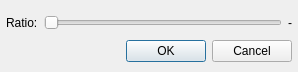
<?xml version="1.0" encoding="UTF-8"?>
<ui version="4.0">
 <class>SettingsDialog</class>
 <widget class="QDialog" name="SettingsDialog">
  <property name="geometry">
   <rect>
    <x>0</x>
    <y>0</y>
    <width>298</width>
    <height>72</height>
   </rect>
  </property>
  <property name="minimumSize">
   <size>
    <width>298</width>
    <height>72</height>
   </size>
  </property>
  <property name="maximumSize">
   <size>
    <width>298</width>
    <height>72</height>
   </size>
  </property>
  <property name="windowTitle">
   <string>Muffler Plugin Settings</string>
  </property>
  <layout class="QGridLayout" name="gridLayout">
   <property name="leftMargin">
    <number>6</number>
   </property>
   <property name="rightMargin">
    <number>6</number>
   </property>
   <property name="bottomMargin">
    <number>6</number>
   </property>
   <item row="0" column="1">
    <widget class="QSlider" name="ratioSlider">
     <property name="maximum">
      <number>100</number>
     </property>
     <property name="value">
      <number>0</number>
     </property>
     <property name="orientation">
      <enum>Qt::Horizontal</enum>
     </property>
    </widget>
   </item>
   <item row="0" column="0">
    <widget class="QLabel" name="label">
     <property name="text">
      <string>Ratio:</string>
     </property>
    </widget>
   </item>
   <item row="0" column="2">
    <widget class="QLabel" name="ratioLabel">
     <property name="text">
      <string>-</string>
     </property>
    </widget>
   </item>
   <item row="1" column="0" colspan="3">
    <widget class="QDialogButtonBox" name="buttonBox">
     <property name="sizePolicy">
      <sizepolicy hsizetype="Expanding" vsizetype="Fixed">
       <horstretch>0</horstretch>
       <verstretch>0</verstretch>
      </sizepolicy>
     </property>
     <property name="standardButtons">
      <set>QDialogButtonBox::Cancel|QDialogButtonBox::Ok</set>
     </property>
    </widget>
   </item>
  </layout>
 </widget>
 <resources/>
 <connections>
  <connection>
   <sender>buttonBox</sender>
   <signal>accepted()</signal>
   <receiver>SettingsDialog</receiver>
   <slot>accept()</slot>
   <hints>
    <hint type="sourcelabel">
     <x>270</x>
     <y>76</y>
    </hint>
    <hint type="destinationlabel">
     <x>91</x>
     <y>88</y>
    </hint>
   </hints>
  </connection>
  <connection>
   <sender>buttonBox</sender>
   <signal>rejected()</signal>
   <receiver>SettingsDialog</receiver>
   <slot>reject()</slot>
   <hints>
    <hint type="sourcelabel">
     <x>326</x>
     <y>78</y>
    </hint>
    <hint type="destinationlabel">
     <x>139</x>
     <y>60</y>
    </hint>
   </hints>
  </connection>
 </connections>
</ui>
